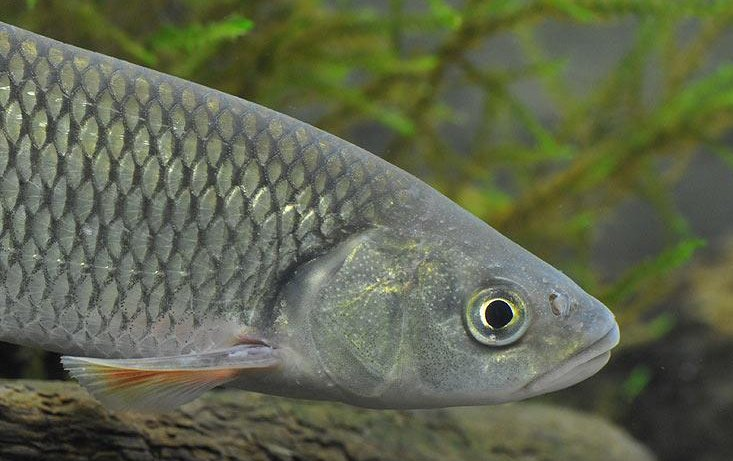
#> input picture images/training_images/Leuciscus cephalus_cropped/Leuciscus cephalus0.jpg, 733 x 461 px, given in place of training_images, which was not available
$ python doorbell.py
#> lines starting #> are read from the running program, lines starting #| are printed output that depends on the picture; after the words box and inside, x2 and y2 are one past the last pixel; in counts of white or black regions, pixels touching at a corner belong together; pictures that were not available may be replaced by others from this repository, and a replacement may not be noted
### image_identification.py

import azure.ai.vision as visionsdk

def image_analysis_sample_analyze_with_custom_model(endpoint,key,custom_model_name,img_file):
    """
    Analyze image using a custom-trained model, use
    https://microsoftlearning.github.io/mslearn-ai-vision/Instructions/Exercises/02-image-classification.html
    for reference
    """

    service_options = visionsdk.VisionServiceOptions(endpoint,key)

    vision_source = visionsdk.VisionSource(filename=img_file)

    analysis_options = visionsdk.ImageAnalysisOptions()

    # Set your custom model name here
    analysis_options.model_name = custom_model_name

    image_analyzer = visionsdk.ImageAnalyzer(service_options, vision_source, analysis_options)

    result = image_analyzer.analyze()

    if result.reason == visionsdk.ImageAnalysisResultReason.ANALYZED:

        if result.custom_objects is not None:
            print(" Custom Objects:")
            for object in result.custom_objects:
                print("   '{}', {} Confidence: {:.4f}".format(object.name, object.bounding_box, object.confidence))

        if result.custom_tags is not None:
            print(" Custom Tags:")
            for tag in result.custom_tags:
                print("   '{}', Confidence {:.4f}".format(tag.name, tag.confidence))

    else:

        error_details = visionsdk.ImageAnalysisErrorDetails.from_result(result)
        print(" Analysis failed.")
        print("   Error reason: {}".format(error_details.reason))
        print("   Error code: {}".format(error_details.error_code))
        print("   Error message: {}".format(error_details.message))
        print(" Did you set the computer vision endpoint and key?")
    return result.custom_tags


### doorbell.py
import cv2
import matplotlib.pyplot as plt
import numpy as np
import os
import image_identification


endpoint="<your endpoint here>"
key="<yout key here>"
custom_model_name="<your custom model name>"

def load_image(file):
  """
    Load an image.
  """
#> called with file = 'images/training_images'
  return cv2.imread(file, cv2.IMREAD_GRAYSCALE)
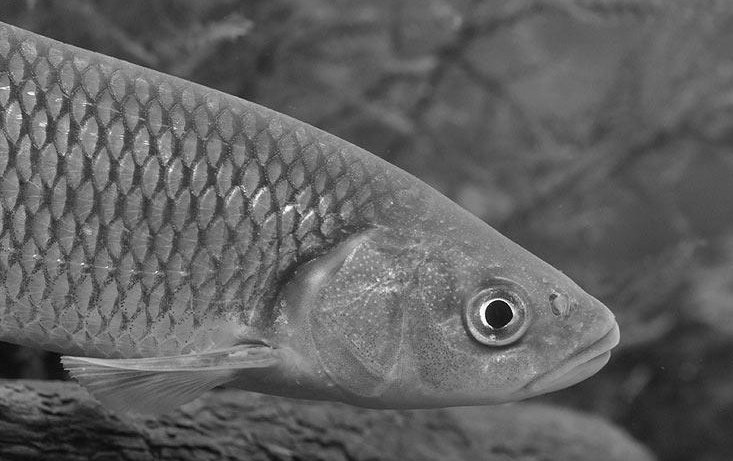
#> returned value: shape (461, 733); min 0, max 255, mean 97.1


def run_doorbell_on_images():
  """
    Run the Fish Doorbell on a set of images.
  """
  images = os.listdir(f"{os.getcwd()}/images")
  for  i,image in enumerate(images):
    run_doorbell_on_image(f"{os.getcwd()}/images/{image}",i)


def run_doorbell_on_image(file,iteration):
  """
    Run the Fish Doorbell on a single image.
  """
  # Load image
  image = load_image(file)

  # Perform cropping, blurring and edge detection
  cropped_image = crop_image(image)
  blurred_image = apply_blur(cropped_image)
  image_with_edges = canny_edges(blurred_image)

  # Check if image hash fish
  fish = has_fish(image_with_edges)

  # Plot image and result
  fig, axs = plt.subplots(2)
  plt.suptitle(f'Image has fish = {fish}')
  plot_image(cropped_image, axs, 0)
  plot_image(image_with_edges, axs, 1)
  # when a fish is detected, try to find its species
  if(fish):
    identify_species(axs,plt,file)

  plt.savefig(f'image_with_edges_{iteration}.png')
  plt.close()


def crop_image(image, crop_top_bottom_px = 50):
  """
    Crop 50 pixels from bottom and top to remove webcam text.
  """
#> called with crop_top_bottom_px = 50
  height, width = image.shape
#> height = 461; width = 733
  cropped_image = image[crop_top_bottom_px:height-crop_top_bottom_px][0:width]
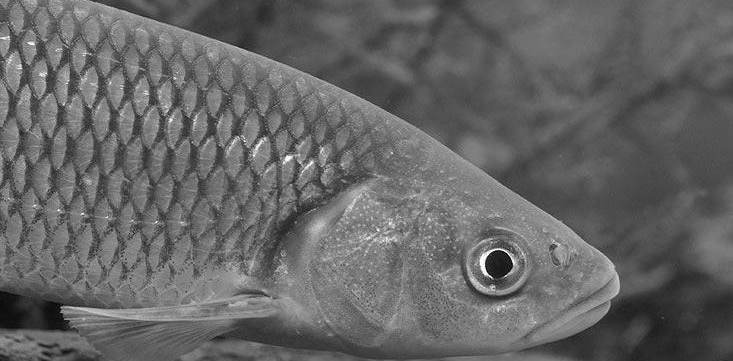
#> cropped_image: shape (361, 733); min 0, max 255, mean 101.5
  return cropped_image


def plot_image(image, axes, index, cmap = 'gray'):
  """
    Plot an image on some plt axis.
  """
  axes[index].imshow(image, cmap = cmap)
  axes[index].axis('off')


def canny_edges(image):
  """
    Perform Canny edge detection.
  """
  return cv2.Canny(image, 10, 15)


def apply_blur(image):
  """
    Apply blur.
  """
  return cv2.blur(image, (15, 15))
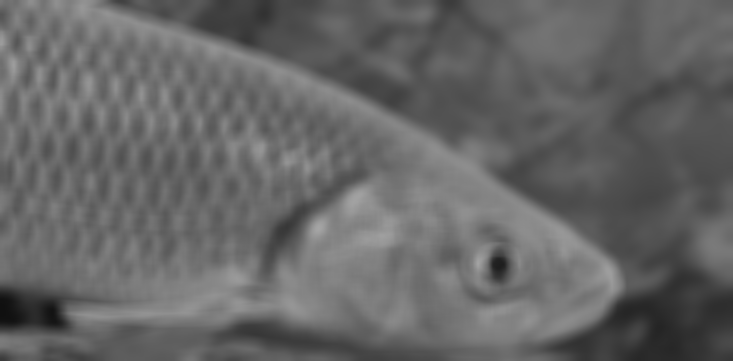
#> returned value: shape (361, 733); min 16, max 165, mean 101.5
#> in canny_edges, `return cv2.Canny(image, 10, 15)`:
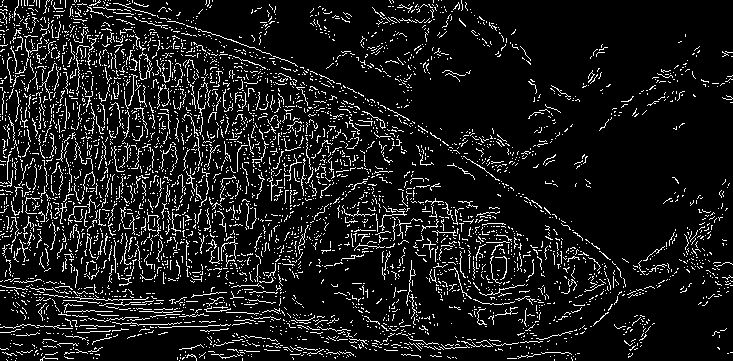
#> returned value: shape (361, 733); 10.1% white in thin lines or dots


def has_fish(image):
  """
    Check for fish.
    Simplistic but effective in many cases.
  """
  fish_like_pixels = np.count_nonzero(image)
#> fish_like_pixels = 26852
#> in run_doorbell_on_image, `fish = has_fish(image_with_edges)`: fish = True
  return fish_like_pixels > 50


def identify_species(axs,plt,file):
  """
  Try to identify the fish species using azure AI Vision
  """
  tags = image_identification.image_analysis_sample_analyze_with_custom_model(endpoint=endpoint,key=key,custom_model_name=custom_model_name,img_file=file)
  # Add custom tags to the image
  tag_text = ', '.join([f'{tag.name}: {tag.confidence:.4f}' for tag in tags])
  plt.text(0.0, -0.25, tag_text, fontsize=12,fontweight='bold',color='green', transform=axs[1].transAxes)


if __name__ == "__main__":
  run_doorbell_on_images()
#> (the call stopped at in image_analysis_sample_analyze_with_custom_model, `service_options = visionsdk.VisionServiceOptions(endpoint,key)`: azure is not available in this run)

$ run again, on images/training_images/Perca_fluviatilis_cropped/Perca fluviatilis1.jpg
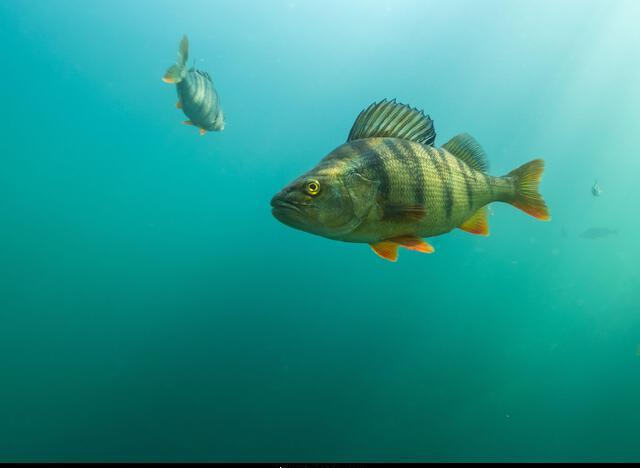
#> input picture images/training_images/Perca_fluviatilis_cropped/Perca fluviatilis1.jpg, 640 x 468 px, given in place of training_images, which was not available
#> in crop_image, `cropped_image = image[crop_top_bottom_px:height-crop_top_bottom_px][0:..`:
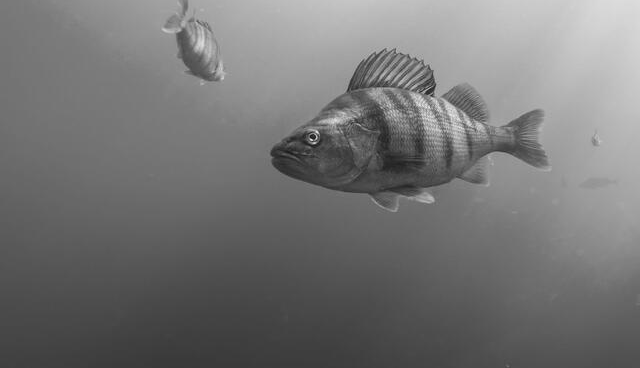
#> cropped_image: shape (368, 640); min 23, max 232, mean 116.8
#> in canny_edges, `return cv2.Canny(image, 10, 15)`:
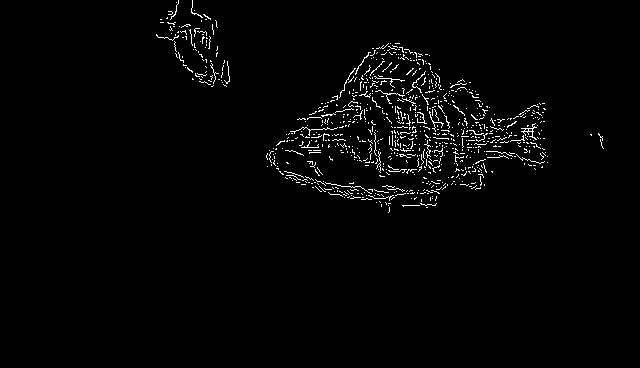
#> returned value: shape (368, 640); 1.9% white in thin lines or dots, all inside (x1, y1, x2, y2) = (156, 0, 604, 213)
#> fish_like_pixels = 4491
#> fish = True

$ run again, on images/training_images/Perca_fluviatilis_cropped/Perca fluviatilis10.jpg
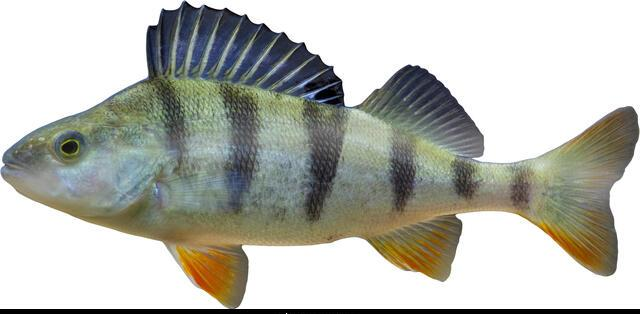
#> input picture images/training_images/Perca_fluviatilis_cropped/Perca fluviatilis10.jpg, 640 x 314 px, given in place of training_images, which was not available
#> in crop_image, `cropped_image = image[crop_top_bottom_px:height-crop_top_bottom_px][0:..`:
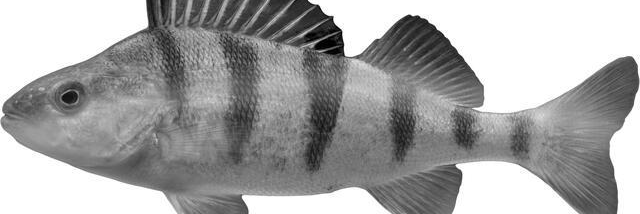
#> cropped_image: shape (214, 640); min 0, max 255, mean 166
#> in canny_edges, `return cv2.Canny(image, 10, 15)`:
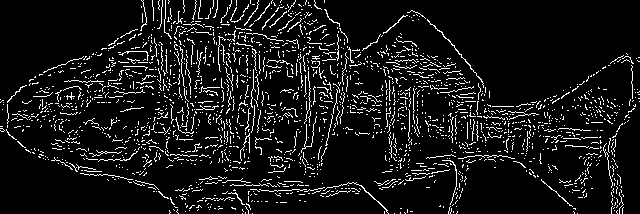
#> returned value: shape (214, 640); 8.7% white in thin lines or dots
#> fish_like_pixels = 11852
#> fish = True
